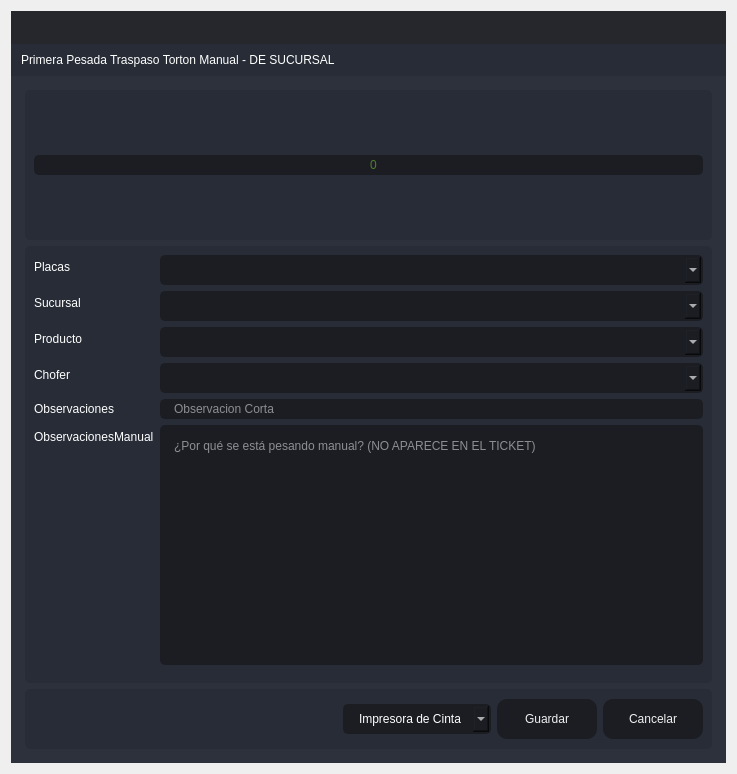
<?xml version="1.0" encoding="UTF-8"?>
<ui version="4.0">
 <class>PrimeraPTA</class>
 <widget class="QDialog" name="PrimeraPTA">
  <property name="windowModality">
   <enum>Qt::ApplicationModal</enum>
  </property>
  <property name="geometry">
   <rect>
    <x>0</x>
    <y>0</y>
    <width>737</width>
    <height>774</height>
   </rect>
  </property>
  <property name="minimumSize">
   <size>
    <width>737</width>
    <height>774</height>
   </size>
  </property>
  <property name="maximumSize">
   <size>
    <width>737</width>
    <height>774</height>
   </size>
  </property>
  <property name="windowTitle">
   <string>Primera Pesada Traspaso Torton Manual</string>
  </property>
  <layout class="QVBoxLayout" name="verticalLayout_6">
   <item>
    <widget class="QFrame" name="frame_main">
     <property name="styleSheet">
      <string notr="true">/* LINE EDIT */
QLineEdit {
	background-color: rgb(27, 29, 35);
	border-radius: 5px;
	border: 2px solid rgb(27, 29, 35);
	padding-left: 10px;
}
QLineEdit:hover {
	border: 2px solid rgb(64, 71, 88);
}
QLineEdit:focus {
	border: 2px solid rgb(91, 101, 124);
}

/* SCROLL BARS */
QScrollBar:horizontal {
    border: none;
    background: rgb(52, 59, 72);
    height: 14px;
    margin: 0px 21px 0 21px;
	border-radius: 0px;
}
QScrollBar::handle:horizontal {
    background: rgb(85, 170, 255);
    min-width: 25px;
	border-radius: 7px
}
QScrollBar::add-line:horizontal {
    border: none;
    background: rgb(55, 63, 77);
    width: 20px;
	border-top-right-radius: 7px;
    border-bottom-right-radius: 7px;
    subcontrol-position: right;
    subcontrol-origin: margin;
}
QScrollBar::sub-line:horizontal {
    border: none;
    background: rgb(55, 63, 77);
    width: 20px;
	border-top-left-radius: 7px;
    border-bottom-left-radius: 7px;
    subcontrol-position: left;
    subcontrol-origin: margin;
}
QScrollBar::up-arrow:horizontal, QScrollBar::down-arrow:horizontal
{
     background: none;
}
QScrollBar::add-page:horizontal, QScrollBar::sub-page:horizontal
{
     background: none;
}
 QScrollBar:vertical {
	border: none;
    background: rgb(52, 59, 72);
    width: 14px;
    margin: 21px 0 21px 0;
	border-radius: 0px;
 }
 QScrollBar::handle:vertical {	
	background: rgb(85, 170, 255);
    min-height: 25px;
	border-radius: 7px
 }
 QScrollBar::add-line:vertical {
     border: none;
    background: rgb(55, 63, 77);
     height: 20px;
	border-bottom-left-radius: 7px;
    border-bottom-right-radius: 7px;
     subcontrol-position: bottom;
     subcontrol-origin: margin;
 }
 QScrollBar::sub-line:vertical {
	border: none;
    background: rgb(55, 63, 77);
     height: 20px;
	border-top-left-radius: 7px;
    border-top-right-radius: 7px;
     subcontrol-position: top;
     subcontrol-origin: margin;
 }
 QScrollBar::up-arrow:vertical, QScrollBar::down-arrow:vertical {
     background: none;
 }

 QScrollBar::add-page:vertical, QScrollBar::sub-page:vertical {
     background: none;
 }

/* CHECKBOX */
QCheckBox::indicator {
    border: 3px solid rgb(52, 59, 72);
	width: 15px;
	height: 15px;
	border-radius: 10px;
    background: rgb(44, 49, 60);
}
QCheckBox::indicator:hover {
    border: 3px solid rgb(58, 66, 81);
}
QCheckBox::indicator:checked {
    background: 3px solid rgb(52, 59, 72);
	border: 3px solid rgb(52, 59, 72);	
	background-image: url(:/16x16/icons/16x16/cil-check-alt.png);
}

/* RADIO BUTTON */
QRadioButton::indicator {
    border: 3px solid rgb(52, 59, 72);
	width: 15px;
	height: 15px;
	border-radius: 10px;
    background: rgb(44, 49, 60);
}
QRadioButton::indicator:hover {
    border: 3px solid rgb(58, 66, 81);
}
QRadioButton::indicator:checked {
    background: 3px solid rgb(94, 106, 130);
	border: 3px solid rgb(52, 59, 72);	
}

/* COMBOBOX */
QComboBox{
	background-color: rgb(27, 29, 35);
	border-radius: 5px;
	border: 2px solid rgb(27, 29, 35);
	padding: 5px;
	padding-left: 10px;
}
QComboBox:hover{
	border: 2px solid rgb(64, 71, 88);
}
QComboBox::drop-down {
	subcontrol-origin: padding;
	subcontrol-position: top right;
	width: 25px; 
	border-left-width: 3px;
	border-left-color: rgba(39, 44, 54, 150);
	border-left-style: solid;
	border-top-right-radius: 3px;
	border-bottom-right-radius: 3px;	
	background-image: url(:/16x16/icons/16x16/cil-arrow-bottom.png);
	background-position: center;
	background-repeat: no-reperat;
 }
QComboBox QAbstractItemView {
	color: rgb(85, 170, 255);	
	background-color: rgb(27, 29, 35);
	padding: 10px;
	selection-background-color: rgb(39, 44, 54);
}

/* SLIDERS */
QSlider::groove:horizontal {
    border-radius: 9px;
    height: 18px;
	margin: 0px;
	background-color: rgb(52, 59, 72);
}
QSlider::groove:horizontal:hover {
	background-color: rgb(55, 62, 76);
}
QSlider::handle:horizontal {
    background-color: rgb(85, 170, 255);
    border: none;
    height: 18px;
    width: 18px;
    margin: 0px;
	border-radius: 9px;
}
QSlider::handle:horizontal:hover {
    background-color: rgb(105, 180, 255);
}
QSlider::handle:horizontal:pressed {
    background-color: rgb(65, 130, 195);
}

QSlider::groove:vertical {
    border-radius: 9px;
    width: 18px;
    margin: 0px;
	background-color: rgb(52, 59, 72);
}
QSlider::groove:vertical:hover {
	background-color: rgb(55, 62, 76);
}
QSlider::handle:vertical {
    background-color: rgb(85, 170, 255);
	border: none;
    height: 18px;
    width: 18px;
    margin: 0px;
	border-radius: 9px;
}
QSlider::handle:vertical:hover {
    background-color: rgb(105, 180, 255);
}
QSlider::handle:vertical:pressed {
    background-color: rgb(65, 130, 195);
}

</string>
     </property>
     <property name="frameShape">
      <enum>QFrame::NoFrame</enum>
     </property>
     <property name="frameShadow">
      <enum>QFrame::Raised</enum>
     </property>
     <layout class="QVBoxLayout" name="verticalLayout">
      <property name="spacing">
       <number>0</number>
      </property>
      <property name="leftMargin">
       <number>0</number>
      </property>
      <property name="topMargin">
       <number>0</number>
      </property>
      <property name="rightMargin">
       <number>0</number>
      </property>
      <property name="bottomMargin">
       <number>0</number>
      </property>
      <item>
       <widget class="QFrame" name="frame_top">
        <property name="minimumSize">
         <size>
          <width>0</width>
          <height>65</height>
         </size>
        </property>
        <property name="maximumSize">
         <size>
          <width>16777215</width>
          <height>65</height>
         </size>
        </property>
        <property name="styleSheet">
         <string notr="true">background-color: transparent;</string>
        </property>
        <property name="frameShape">
         <enum>QFrame::NoFrame</enum>
        </property>
        <property name="frameShadow">
         <enum>QFrame::Raised</enum>
        </property>
        <layout class="QHBoxLayout" name="horizontalLayout_3">
         <property name="spacing">
          <number>0</number>
         </property>
         <property name="leftMargin">
          <number>0</number>
         </property>
         <property name="topMargin">
          <number>0</number>
         </property>
         <property name="rightMargin">
          <number>0</number>
         </property>
         <property name="bottomMargin">
          <number>0</number>
         </property>
         <item>
          <widget class="QFrame" name="frame_toggle">
           <property name="maximumSize">
            <size>
             <width>70</width>
             <height>16777215</height>
            </size>
           </property>
           <property name="styleSheet">
            <string notr="true">background-color: rgb(27, 29, 35);</string>
           </property>
           <property name="frameShape">
            <enum>QFrame::NoFrame</enum>
           </property>
           <property name="frameShadow">
            <enum>QFrame::Raised</enum>
           </property>
           <layout class="QVBoxLayout" name="verticalLayout_3">
            <property name="spacing">
             <number>0</number>
            </property>
            <property name="leftMargin">
             <number>0</number>
            </property>
            <property name="topMargin">
             <number>0</number>
            </property>
            <property name="rightMargin">
             <number>0</number>
            </property>
            <property name="bottomMargin">
             <number>0</number>
            </property>
           </layout>
          </widget>
         </item>
         <item>
          <widget class="QFrame" name="frame_top_right">
           <property name="styleSheet">
            <string notr="true">background: transparent;</string>
           </property>
           <property name="frameShape">
            <enum>QFrame::NoFrame</enum>
           </property>
           <property name="frameShadow">
            <enum>QFrame::Raised</enum>
           </property>
           <layout class="QVBoxLayout" name="verticalLayout_2">
            <property name="spacing">
             <number>0</number>
            </property>
            <property name="leftMargin">
             <number>0</number>
            </property>
            <property name="topMargin">
             <number>0</number>
            </property>
            <property name="rightMargin">
             <number>0</number>
            </property>
            <property name="bottomMargin">
             <number>0</number>
            </property>
            <item>
             <widget class="QFrame" name="frame_top_btns">
              <property name="maximumSize">
               <size>
                <width>16777215</width>
                <height>42</height>
               </size>
              </property>
              <property name="styleSheet">
               <string notr="true">background-color: rgba(27, 29, 35, 200)</string>
              </property>
              <property name="frameShape">
               <enum>QFrame::NoFrame</enum>
              </property>
              <property name="frameShadow">
               <enum>QFrame::Raised</enum>
              </property>
              <layout class="QHBoxLayout" name="horizontalLayout_4">
               <property name="spacing">
                <number>0</number>
               </property>
               <property name="leftMargin">
                <number>0</number>
               </property>
               <property name="topMargin">
                <number>0</number>
               </property>
               <property name="rightMargin">
                <number>0</number>
               </property>
               <property name="bottomMargin">
                <number>0</number>
               </property>
               <item>
                <widget class="QFrame" name="frame_label_top_btns">
                 <property name="sizePolicy">
                  <sizepolicy hsizetype="Expanding" vsizetype="Preferred">
                   <horstretch>0</horstretch>
                   <verstretch>0</verstretch>
                  </sizepolicy>
                 </property>
                 <property name="frameShape">
                  <enum>QFrame::NoFrame</enum>
                 </property>
                 <property name="frameShadow">
                  <enum>QFrame::Raised</enum>
                 </property>
                 <layout class="QHBoxLayout" name="horizontalLayout_10">
                  <property name="spacing">
                   <number>0</number>
                  </property>
                  <property name="leftMargin">
                   <number>5</number>
                  </property>
                  <property name="topMargin">
                   <number>0</number>
                  </property>
                  <property name="rightMargin">
                   <number>10</number>
                  </property>
                  <property name="bottomMargin">
                   <number>0</number>
                  </property>
                 </layout>
                </widget>
               </item>
               <item alignment="Qt::AlignRight">
                <widget class="QFrame" name="frame_btns_right">
                 <property name="sizePolicy">
                  <sizepolicy hsizetype="Expanding" vsizetype="Preferred">
                   <horstretch>0</horstretch>
                   <verstretch>0</verstretch>
                  </sizepolicy>
                 </property>
                 <property name="maximumSize">
                  <size>
                   <width>120</width>
                   <height>16777215</height>
                  </size>
                 </property>
                 <property name="frameShape">
                  <enum>QFrame::NoFrame</enum>
                 </property>
                 <property name="frameShadow">
                  <enum>QFrame::Raised</enum>
                 </property>
                 <layout class="QHBoxLayout" name="horizontalLayout_5">
                  <property name="spacing">
                   <number>0</number>
                  </property>
                  <property name="leftMargin">
                   <number>0</number>
                  </property>
                  <property name="topMargin">
                   <number>0</number>
                  </property>
                  <property name="rightMargin">
                   <number>0</number>
                  </property>
                  <property name="bottomMargin">
                   <number>0</number>
                  </property>
                 </layout>
                </widget>
               </item>
              </layout>
             </widget>
            </item>
            <item>
             <widget class="QFrame" name="frame_top_info">
              <property name="maximumSize">
               <size>
                <width>16777215</width>
                <height>65</height>
               </size>
              </property>
              <property name="styleSheet">
               <string notr="true">background-color: rgb(39, 44, 54);</string>
              </property>
              <property name="frameShape">
               <enum>QFrame::NoFrame</enum>
              </property>
              <property name="frameShadow">
               <enum>QFrame::Raised</enum>
              </property>
              <layout class="QHBoxLayout" name="horizontalLayout_8">
               <property name="spacing">
                <number>0</number>
               </property>
               <property name="leftMargin">
                <number>10</number>
               </property>
               <property name="topMargin">
                <number>0</number>
               </property>
               <property name="rightMargin">
                <number>10</number>
               </property>
               <property name="bottomMargin">
                <number>0</number>
               </property>
               <item>
                <widget class="QLabel" name="label">
                 <property name="styleSheet">
                  <string notr="true">font: 75 16pt &quot;MS Shell Dlg 2&quot;;
color: rgb(255, 255, 255);</string>
                 </property>
                 <property name="text">
                  <string>Primera Pesada Traspaso Torton Manual - DE SUCURSAL</string>
                 </property>
                </widget>
               </item>
              </layout>
             </widget>
            </item>
           </layout>
          </widget>
         </item>
        </layout>
       </widget>
      </item>
      <item>
       <widget class="QFrame" name="frame_center">
        <property name="sizePolicy">
         <sizepolicy hsizetype="Expanding" vsizetype="Expanding">
          <horstretch>0</horstretch>
          <verstretch>0</verstretch>
         </sizepolicy>
        </property>
        <property name="styleSheet">
         <string notr="true">background-color: rgb(40, 44, 52);</string>
        </property>
        <property name="frameShape">
         <enum>QFrame::NoFrame</enum>
        </property>
        <property name="frameShadow">
         <enum>QFrame::Raised</enum>
        </property>
        <layout class="QHBoxLayout" name="horizontalLayout_2">
         <property name="spacing">
          <number>0</number>
         </property>
         <property name="leftMargin">
          <number>0</number>
         </property>
         <property name="topMargin">
          <number>0</number>
         </property>
         <property name="rightMargin">
          <number>0</number>
         </property>
         <property name="bottomMargin">
          <number>0</number>
         </property>
         <item>
          <widget class="QFrame" name="frame_content_right">
           <property name="styleSheet">
            <string notr="true">background-color: rgb(44, 49, 60);</string>
           </property>
           <property name="frameShape">
            <enum>QFrame::NoFrame</enum>
           </property>
           <property name="frameShadow">
            <enum>QFrame::Raised</enum>
           </property>
           <layout class="QVBoxLayout" name="verticalLayout_4">
            <property name="spacing">
             <number>0</number>
            </property>
            <property name="leftMargin">
             <number>0</number>
            </property>
            <property name="topMargin">
             <number>0</number>
            </property>
            <property name="rightMargin">
             <number>0</number>
            </property>
            <property name="bottomMargin">
             <number>0</number>
            </property>
            <item>
             <widget class="QFrame" name="frame_content">
              <property name="frameShape">
               <enum>QFrame::NoFrame</enum>
              </property>
              <property name="frameShadow">
               <enum>QFrame::Raised</enum>
              </property>
              <layout class="QVBoxLayout" name="verticalLayout_9">
               <property name="spacing">
                <number>0</number>
               </property>
               <property name="leftMargin">
                <number>5</number>
               </property>
               <property name="topMargin">
                <number>5</number>
               </property>
               <property name="rightMargin">
                <number>5</number>
               </property>
               <property name="bottomMargin">
                <number>5</number>
               </property>
               <item>
                <widget class="QStackedWidget" name="stackedWidget">
                 <property name="styleSheet">
                  <string notr="true">background: transparent;</string>
                 </property>
                 <property name="currentIndex">
                  <number>0</number>
                 </property>
                 <widget class="QWidget" name="page_home">
                  <layout class="QVBoxLayout" name="verticalLayout_10">
                   <item>
                    <widget class="QFrame" name="frame_3">
                     <property name="minimumSize">
                      <size>
                       <width>0</width>
                       <height>150</height>
                      </size>
                     </property>
                     <property name="maximumSize">
                      <size>
                       <width>16777215</width>
                       <height>150</height>
                      </size>
                     </property>
                     <property name="styleSheet">
                      <string notr="true">background-color: rgb(39, 44, 54);
border-radius: 5px;</string>
                     </property>
                     <property name="frameShape">
                      <enum>QFrame::StyledPanel</enum>
                     </property>
                     <property name="frameShadow">
                      <enum>QFrame::Raised</enum>
                     </property>
                     <layout class="QVBoxLayout" name="verticalLayout_11">
                      <item>
                       <layout class="QVBoxLayout" name="verticalLayout_8">
                        <item>
                         <widget class="QLineEdit" name="Peso">
                          <property name="styleSheet">
                           <string notr="true">QLineEdit {
	background-color: rgb(27, 29, 35);
	border-radius: 5px;
	border: 2px solid rgb(27, 29, 35);
	padding-left: 10px;
	font: 75 80pt &quot;MS Shell Dlg 2&quot;;	
	color: rgb(138, 226, 52);
}
QLineEdit:hover {
	border: 2px solid rgb(64, 71, 88);
}
QLineEdit:focus {
	border: 2px solid rgb(91, 101, 124);
}</string>
                          </property>
                          <property name="alignment">
                           <set>Qt::AlignCenter</set>
                          </property>
                          <property name="placeholderText">
                           <string>0</string>
                          </property>
                         </widget>
                        </item>
                       </layout>
                      </item>
                     </layout>
                    </widget>
                   </item>
                   <item>
                    <widget class="QFrame" name="frame">
                     <property name="styleSheet">
                      <string notr="true">background-color: rgb(39, 44, 54);
border-radius: 5px;</string>
                     </property>
                     <property name="frameShape">
                      <enum>QFrame::StyledPanel</enum>
                     </property>
                     <property name="frameShadow">
                      <enum>QFrame::Raised</enum>
                     </property>
                     <layout class="QVBoxLayout" name="verticalLayout_5">
                      <item>
                       <layout class="QVBoxLayout" name="verticalLayout_12">
                        <item>
                         <layout class="QFormLayout" name="formLayout">
                          <item row="0" column="0">
                           <widget class="QLabel" name="label_2">
                            <property name="styleSheet">
                             <string notr="true">color: rgb(255, 255, 255);
font: 75 12pt &quot;MS Shell Dlg 2&quot;;</string>
                            </property>
                            <property name="text">
                             <string>Placas</string>
                            </property>
                           </widget>
                          </item>
                          <item row="0" column="1">
                           <widget class="QComboBox" name="comboBox_placas">
                            <property name="styleSheet">
                             <string notr="true">QComboBox{
	background-color: rgb(27, 29, 35);
	border-radius: 5px;
	border: 2px solid rgb(27, 29, 35);
	padding: 5px;
	padding-left: 14px;
	color: rgb(255, 255, 255);
    font: 75 12pt &quot;MS Shell Dlg 2&quot;;
}
QComboBox:hover{
	border: 2px solid rgb(64, 71, 88);
}
QComboBox QAbstractItemView {
	color: rgb(85, 170, 255);	
	background-color: rgb(27, 29, 35);
	padding: 10px;
	selection-background-color: rgb(39, 44, 54);
}</string>
                            </property>
                           </widget>
                          </item>
                          <item row="1" column="0">
                           <widget class="QLabel" name="label_3">
                            <property name="styleSheet">
                             <string notr="true">color: rgb(255, 255, 255);
font: 75 12pt &quot;MS Shell Dlg 2&quot;;</string>
                            </property>
                            <property name="text">
                             <string>Sucursal</string>
                            </property>
                           </widget>
                          </item>
                          <item row="1" column="1">
                           <widget class="QComboBox" name="comboBox_sucursal">
                            <property name="styleSheet">
                             <string notr="true">QComboBox{
	background-color: rgb(27, 29, 35);
	border-radius: 5px;
	border: 2px solid rgb(27, 29, 35);
	padding: 5px;
	padding-left: 14px;
	color: rgb(255, 255, 255);
    font: 75 12pt &quot;MS Shell Dlg 2&quot;;
}
QComboBox:hover{
	border: 2px solid rgb(64, 71, 88);
}
QComboBox QAbstractItemView {
	color: rgb(85, 170, 255);	
	background-color: rgb(27, 29, 35);
	padding: 10px;
	selection-background-color: rgb(39, 44, 54);
}</string>
                            </property>
                           </widget>
                          </item>
                          <item row="2" column="0">
                           <widget class="QLabel" name="label_5">
                            <property name="styleSheet">
                             <string notr="true">color: rgb(255, 255, 255);
font: 75 12pt &quot;MS Shell Dlg 2&quot;;</string>
                            </property>
                            <property name="text">
                             <string>Producto</string>
                            </property>
                           </widget>
                          </item>
                          <item row="2" column="1">
                           <widget class="QComboBox" name="comboBox_productos">
                            <property name="styleSheet">
                             <string notr="true">QComboBox{
	background-color: rgb(27, 29, 35);
	border-radius: 5px;
	border: 2px solid rgb(27, 29, 35);
	padding: 5px;
	padding-left: 14px;
	color: rgb(255, 255, 255);
    font: 75 12pt &quot;MS Shell Dlg 2&quot;;
}
QComboBox:hover{
	border: 2px solid rgb(64, 71, 88);
}
QComboBox QAbstractItemView {
	color: rgb(85, 170, 255);	
	background-color: rgb(27, 29, 35);
	padding: 10px;
	selection-background-color: rgb(39, 44, 54);
}</string>
                            </property>
                           </widget>
                          </item>
                          <item row="3" column="0">
                           <widget class="QLabel" name="label_6">
                            <property name="styleSheet">
                             <string notr="true">color: rgb(255, 255, 255);
font: 75 12pt &quot;MS Shell Dlg 2&quot;;</string>
                            </property>
                            <property name="text">
                             <string>Chofer</string>
                            </property>
                           </widget>
                          </item>
                          <item row="3" column="1">
                           <widget class="QComboBox" name="comboBox_operador">
                            <property name="styleSheet">
                             <string notr="true">QComboBox{
	background-color: rgb(27, 29, 35);
	border-radius: 5px;
	border: 2px solid rgb(27, 29, 35);
	padding: 5px;
	padding-left: 14px;
	color: rgb(255, 255, 255);
    font: 75 12pt &quot;MS Shell Dlg 2&quot;;
}
QComboBox:hover{
	border: 2px solid rgb(64, 71, 88);
}
QComboBox QAbstractItemView {
	color: rgb(85, 170, 255);	
	background-color: rgb(27, 29, 35);
	padding: 10px;
	selection-background-color: rgb(39, 44, 54);
}</string>
                            </property>
                           </widget>
                          </item>
                          <item row="4" column="0">
                           <widget class="QLabel" name="label_7">
                            <property name="styleSheet">
                             <string notr="true">color: rgb(255, 255, 255);
font: 75 12pt &quot;MS Shell Dlg 2&quot;;</string>
                            </property>
                            <property name="text">
                             <string>Observaciones</string>
                            </property>
                           </widget>
                          </item>
                          <item row="4" column="1">
                           <widget class="QLineEdit" name="observaciones">
                            <property name="styleSheet">
                             <string notr="true">QLineEdit {
	background-color: rgb(27, 29, 35);
	border-radius: 5px;
	border: 2px solid rgb(27, 29, 35);
	padding-left: 10px;
	font: 75 12pt &quot;MS Shell Dlg 2&quot;;
	color: rgb(255, 255, 255);
}
QLineEdit:hover {
	border: 2px solid rgb(64, 71, 88);
}
QLineEdit:focus {
	border: 2px solid rgb(91, 101, 124);
}</string>
                            </property>
                            <property name="maxLength">
                             <number>125</number>
                            </property>
                            <property name="placeholderText">
                             <string>Observacion Corta</string>
                            </property>
                           </widget>
                          </item>
                          <item row="5" column="0">
                           <widget class="QLabel" name="label_4">
                            <property name="styleSheet">
                             <string notr="true">color: rgb(255, 255, 255);
font: 75 12pt &quot;MS Shell Dlg 2&quot;;</string>
                            </property>
                            <property name="text">
                             <string>ObservacionesManual</string>
                            </property>
                           </widget>
                          </item>
                          <item row="5" column="1">
                           <widget class="QPlainTextEdit" name="Observaciones_Manual">
                            <property name="styleSheet">
                             <string notr="true">QPlainTextEdit {
	background-color: rgb(27, 29, 35);
	border-radius: 5px;
	padding: 10px;
    color: rgb(255, 255, 255);
	font: 75 12pt &quot;MS Shell Dlg 2&quot;;
}
QPlainTextEdit:hover {
	border: 2px solid rgb(64, 71, 88);
}
QPlainTextEdit:focus {
	border: 2px solid rgb(91, 101, 124);
}</string>
                            </property>
                            <property name="placeholderText">
                             <string>¿Por qué se está pesando manual? (NO APARECE EN EL TICKET)</string>
                            </property>
                           </widget>
                          </item>
                          <item row="6" column="0">
                           <widget class="Line" name="line">
                            <property name="orientation">
                             <enum>Qt::Horizontal</enum>
                            </property>
                           </widget>
                          </item>
                         </layout>
                        </item>
                       </layout>
                      </item>
                     </layout>
                    </widget>
                   </item>
                   <item>
                    <widget class="QFrame" name="frame_2">
                     <property name="minimumSize">
                      <size>
                       <width>0</width>
                       <height>60</height>
                      </size>
                     </property>
                     <property name="maximumSize">
                      <size>
                       <width>16777215</width>
                       <height>60</height>
                      </size>
                     </property>
                     <property name="styleSheet">
                      <string notr="true">background-color: rgb(39, 44, 54);
border-radius: 5px;</string>
                     </property>
                     <property name="frameShape">
                      <enum>QFrame::StyledPanel</enum>
                     </property>
                     <property name="frameShadow">
                      <enum>QFrame::Raised</enum>
                     </property>
                     <layout class="QHBoxLayout" name="horizontalLayout_9">
                      <item>
                       <layout class="QGridLayout" name="gridLayout">
                        <item row="0" column="2">
                         <widget class="QPushButton" name="btn_guardar">
                          <property name="minimumSize">
                           <size>
                            <width>100</width>
                            <height>40</height>
                           </size>
                          </property>
                          <property name="styleSheet">
                           <string notr="true">QPushButton {
	border-color: rgb(27, 29, 35);
	font: 75 10pt &quot;MS Shell Dlg 2&quot;;
	color: rgb(240, 240, 240);
	background-color: rgb(27, 29, 35);
	border: 0px solid;
	border-radius: 10px;	
}
QPushButton:hover {
	background-color:rgb(44, 49, 60);
	border-color: rgb(27, 29, 35);
	border: 2px solid;
}</string>
                          </property>
                          <property name="text">
                           <string>Guardar</string>
                          </property>
                         </widget>
                        </item>
                        <item row="0" column="3">
                         <widget class="QPushButton" name="btnr">
                          <property name="minimumSize">
                           <size>
                            <width>100</width>
                            <height>40</height>
                           </size>
                          </property>
                          <property name="styleSheet">
                           <string notr="true">QPushButton {
	border-color: rgb(27, 29, 35);
	font: 75 10pt &quot;MS Shell Dlg 2&quot;;
	color: rgb(240, 240, 240);
	background-color: rgb(27, 29, 35);
	border: 0px solid;
	border-radius: 10px;	
}
QPushButton:hover {
	background-color:rgb(44, 49, 60);
	border-color: rgb(27, 29, 35);
	border: 2px solid;
}</string>
                          </property>
                          <property name="text">
                           <string>Cancelar</string>
                          </property>
                         </widget>
                        </item>
                        <item row="0" column="0">
                         <spacer name="horizontalSpacer">
                          <property name="orientation">
                           <enum>Qt::Horizontal</enum>
                          </property>
                          <property name="sizeHint" stdset="0">
                           <size>
                            <width>40</width>
                            <height>20</height>
                           </size>
                          </property>
                         </spacer>
                        </item>
                        <item row="0" column="1">
                         <widget class="QComboBox" name="comboBox_impresora">
                          <property name="styleSheet">
                           <string notr="true">QComboBox{
	background-color: rgb(27, 29, 35);
	border-radius: 5px;
	border: 2px solid rgb(27, 29, 35);
	padding: 5px;
	padding-left: 14px;
	color: rgb(255, 255, 255);
    font: 75 12pt &quot;MS Shell Dlg 2&quot;;
}
QComboBox:hover{
	border: 2px solid rgb(64, 71, 88);
}
QComboBox QAbstractItemView {
	color: rgb(85, 170, 255);	
	background-color: rgb(27, 29, 35);
	padding: 10px;
	selection-background-color: rgb(39, 44, 54);
}</string>
                          </property>
                          <item>
                           <property name="text">
                            <string>Impresora de Cinta</string>
                           </property>
                          </item>
                          <item>
                           <property name="text">
                            <string>Impresora Windows</string>
                           </property>
                          </item>
                         </widget>
                        </item>
                       </layout>
                      </item>
                     </layout>
                    </widget>
                   </item>
                  </layout>
                 </widget>
                </widget>
               </item>
              </layout>
             </widget>
            </item>
           </layout>
          </widget>
         </item>
        </layout>
       </widget>
      </item>
     </layout>
    </widget>
   </item>
  </layout>
 </widget>
 <tabstops>
  <tabstop>Peso</tabstop>
  <tabstop>comboBox_placas</tabstop>
  <tabstop>comboBox_sucursal</tabstop>
  <tabstop>comboBox_productos</tabstop>
  <tabstop>comboBox_operador</tabstop>
  <tabstop>observaciones</tabstop>
  <tabstop>Observaciones_Manual</tabstop>
  <tabstop>btn_guardar</tabstop>
  <tabstop>btnr</tabstop>
 </tabstops>
 <resources/>
 <connections/>
</ui>
